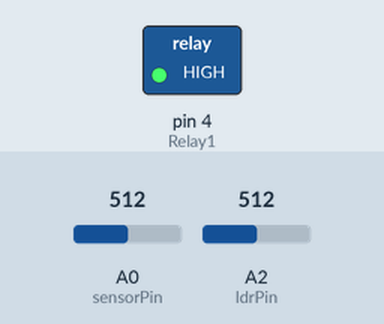
Bench run of a sketch on a simulated Arduino Uno, built with avr-gcc and run on an emulated ATmega328P. Shown: switched loads named in the sketch (green lamp = pin HIGH). The inputs (shaded band) are chosen by the test bench; at power-on: A0 (sensorPin) = 512, A2 (ldrPin) = 512. What the sketch prints to the serial monitor is not drawn.

Above: at 1.7 s.
1.8 s: A0 (sensorPin) set to 538
At 2.8 s:
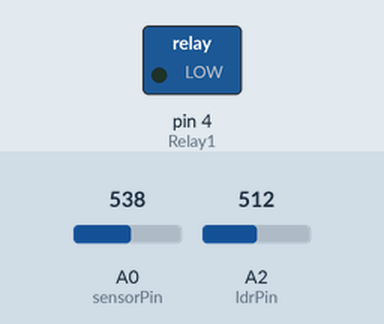
4.0 s: A0 (sensorPin) set to 511
At 5.5 s:
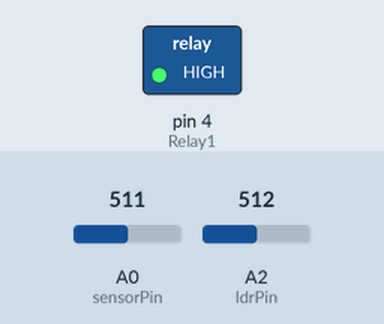
6.0 s: A0 (sensorPin) set to 716
At 7.0 s:
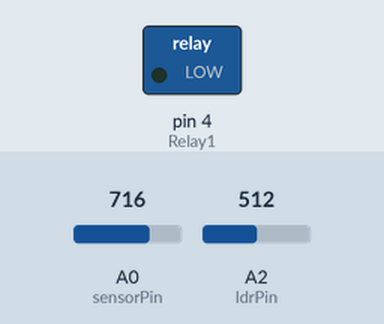
Timing chart, 0 to 9.0 s (numbered marks = the images above; inputs shaded):
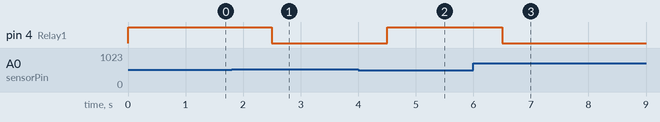

Measured:
- the behaviour switches between 521 and 522 on A0 (sensorPin) (found by bisection; images 0 and 1)
- after the input at 1.8 s, pin 4 (Relay1): HIGH → LOW after 0.70 s
- after the input at 4.0 s, pin 4 (Relay1): LOW → HIGH after 0.50 s
- after the input at 6.0 s, pin 4 (Relay1): HIGH → LOW after 0.50 s

The sketch:

Node_Sensor.ino
```cpp
int sensorPin = A0;
int Relay1 = 4;
int ldrPin = A2;
const float ADC_RESOLUTION = 5.0 / 1024.0;

unsigned long lastSerialTime = 0; // ตัวแปรสำหรับเก็บเวลา

int motor_state = 0;

void setup() {
  Serial.begin(9600);
  pinMode(Relay1, OUTPUT); // กำหนดขาทำหน้าที่ให้ขา 4 เป็น OUTPUT
  digitalWrite(Relay1, HIGH);
  delay(500);
}

void loop() {
  int sensorValue;
  int ldrValue;

  // อ่านค่าจากเซ็นเซอร์
  sensorValue = analogRead(sensorPin);
  sensorValue = map(sensorValue, 0, 1023, 0, 100);
  ldrValue = (250 / (ADC_RESOLUTION * analogRead(ldrPin))) - 50;

  // ตรวจสอบเงื่อนไขการควบคุม Relay
  if (sensorValue > 50) {
    digitalWrite(Relay1, LOW); // ส่งให้ไฟดับ
    motor_state = 1;
  } else {
    digitalWrite(Relay1, HIGH); // ส่งให้ไฟติด
    motor_state = 0;
  }

  // แสดงค่าทาง Serial Monitor ทุก 20 วินาที
  if (millis() - lastSerialTime >= 10000) { // 20000ms = 20 วินาที
    Serial.println("=");
    Serial.println(sensorValue);
    Serial.println(ldrValue);
    Serial.println(motor_state);
    lastSerialTime = millis(); // อัปเดตเวลา
  }

  delay(1000); // หน่วงเวลาในลูป 1 วินาที
}
```
